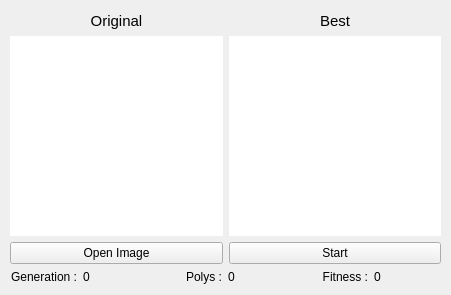
<?xml version="1.0" encoding="UTF-8"?>
<ui version="4.0">
 <class>Widget</class>
 <widget class="QWidget" name="Widget">
  <property name="geometry">
   <rect>
    <x>0</x>
    <y>0</y>
    <width>451</width>
    <height>295</height>
   </rect>
  </property>
  <property name="windowTitle">
   <string>Evolution Vectorizer</string>
  </property>
  <layout class="QGridLayout" name="gridLayout">
   <property name="leftMargin">
    <number>0</number>
   </property>
   <property name="topMargin">
    <number>0</number>
   </property>
   <property name="rightMargin">
    <number>0</number>
   </property>
   <item row="3" column="2">
    <widget class="QLabel" name="imgBest">
     <property name="sizePolicy">
      <sizepolicy hsizetype="Minimum" vsizetype="Minimum">
       <horstretch>0</horstretch>
       <verstretch>0</verstretch>
      </sizepolicy>
     </property>
     <property name="minimumSize">
      <size>
       <width>200</width>
       <height>200</height>
      </size>
     </property>
     <property name="palette">
      <palette>
       <active>
        <colorrole role="Base">
         <brush brushstyle="SolidPattern">
          <color alpha="255">
           <red>255</red>
           <green>255</green>
           <blue>255</blue>
          </color>
         </brush>
        </colorrole>
        <colorrole role="Window">
         <brush brushstyle="SolidPattern">
          <color alpha="255">
           <red>255</red>
           <green>255</green>
           <blue>255</blue>
          </color>
         </brush>
        </colorrole>
       </active>
       <inactive>
        <colorrole role="Base">
         <brush brushstyle="SolidPattern">
          <color alpha="255">
           <red>255</red>
           <green>255</green>
           <blue>255</blue>
          </color>
         </brush>
        </colorrole>
        <colorrole role="Window">
         <brush brushstyle="SolidPattern">
          <color alpha="255">
           <red>255</red>
           <green>255</green>
           <blue>255</blue>
          </color>
         </brush>
        </colorrole>
       </inactive>
       <disabled>
        <colorrole role="Base">
         <brush brushstyle="SolidPattern">
          <color alpha="255">
           <red>255</red>
           <green>255</green>
           <blue>255</blue>
          </color>
         </brush>
        </colorrole>
        <colorrole role="Window">
         <brush brushstyle="SolidPattern">
          <color alpha="255">
           <red>255</red>
           <green>255</green>
           <blue>255</blue>
          </color>
         </brush>
        </colorrole>
       </disabled>
      </palette>
     </property>
     <property name="autoFillBackground">
      <bool>true</bool>
     </property>
     <property name="text">
      <string/>
     </property>
     <property name="scaledContents">
      <bool>true</bool>
     </property>
     <property name="alignment">
      <set>Qt::AlignCenter</set>
     </property>
    </widget>
   </item>
   <item row="3" column="1">
    <widget class="QLabel" name="imgOriginal">
     <property name="sizePolicy">
      <sizepolicy hsizetype="Minimum" vsizetype="Minimum">
       <horstretch>0</horstretch>
       <verstretch>0</verstretch>
      </sizepolicy>
     </property>
     <property name="minimumSize">
      <size>
       <width>200</width>
       <height>200</height>
      </size>
     </property>
     <property name="palette">
      <palette>
       <active>
        <colorrole role="Base">
         <brush brushstyle="SolidPattern">
          <color alpha="255">
           <red>255</red>
           <green>255</green>
           <blue>255</blue>
          </color>
         </brush>
        </colorrole>
        <colorrole role="Window">
         <brush brushstyle="SolidPattern">
          <color alpha="255">
           <red>255</red>
           <green>255</green>
           <blue>255</blue>
          </color>
         </brush>
        </colorrole>
       </active>
       <inactive>
        <colorrole role="Base">
         <brush brushstyle="SolidPattern">
          <color alpha="255">
           <red>255</red>
           <green>255</green>
           <blue>255</blue>
          </color>
         </brush>
        </colorrole>
        <colorrole role="Window">
         <brush brushstyle="SolidPattern">
          <color alpha="255">
           <red>255</red>
           <green>255</green>
           <blue>255</blue>
          </color>
         </brush>
        </colorrole>
       </inactive>
       <disabled>
        <colorrole role="Base">
         <brush brushstyle="SolidPattern">
          <color alpha="255">
           <red>255</red>
           <green>255</green>
           <blue>255</blue>
          </color>
         </brush>
        </colorrole>
        <colorrole role="Window">
         <brush brushstyle="SolidPattern">
          <color alpha="255">
           <red>255</red>
           <green>255</green>
           <blue>255</blue>
          </color>
         </brush>
        </colorrole>
       </disabled>
      </palette>
     </property>
     <property name="autoFillBackground">
      <bool>true</bool>
     </property>
     <property name="text">
      <string/>
     </property>
     <property name="scaledContents">
      <bool>true</bool>
     </property>
     <property name="alignment">
      <set>Qt::AlignCenter</set>
     </property>
    </widget>
   </item>
   <item row="4" column="2">
    <widget class="QPushButton" name="btnStart">
     <property name="text">
      <string>Start</string>
     </property>
    </widget>
   </item>
   <item row="4" column="1">
    <widget class="QPushButton" name="btnOpen">
     <property name="text">
      <string>Open Image</string>
     </property>
    </widget>
   </item>
   <item row="5" column="1" colspan="2">
    <layout class="QHBoxLayout" name="horizontalLayout">
     <item>
      <widget class="QLabel" name="label_5">
       <property name="maximumSize">
        <size>
         <width>16777215</width>
         <height>15</height>
        </size>
       </property>
       <property name="text">
        <string>Generation :</string>
       </property>
       <property name="alignment">
        <set>Qt::AlignRight|Qt::AlignTrailing|Qt::AlignVCenter</set>
       </property>
      </widget>
     </item>
     <item>
      <widget class="QLabel" name="generationLabel">
       <property name="text">
        <string>0</string>
       </property>
      </widget>
     </item>
     <item>
      <widget class="QLabel" name="label_4">
       <property name="text">
        <string>Polys :</string>
       </property>
       <property name="alignment">
        <set>Qt::AlignRight|Qt::AlignTrailing|Qt::AlignVCenter</set>
       </property>
      </widget>
     </item>
     <item>
      <widget class="QLabel" name="polysLabel">
       <property name="text">
        <string>0</string>
       </property>
      </widget>
     </item>
     <item>
      <widget class="QLabel" name="label_2">
       <property name="text">
        <string>Fitness :</string>
       </property>
       <property name="alignment">
        <set>Qt::AlignRight|Qt::AlignTrailing|Qt::AlignVCenter</set>
       </property>
      </widget>
     </item>
     <item>
      <widget class="QLabel" name="fitnessLabel">
       <property name="text">
        <string>0</string>
       </property>
      </widget>
     </item>
    </layout>
   </item>
   <item row="0" column="3" rowspan="6">
    <spacer name="horizontalSpacer_2">
     <property name="orientation">
      <enum>Qt::Horizontal</enum>
     </property>
     <property name="sizeType">
      <enum>QSizePolicy::Minimum</enum>
     </property>
     <property name="sizeHint" stdset="0">
      <size>
       <width>10</width>
       <height>20</height>
      </size>
     </property>
    </spacer>
   </item>
   <item row="2" column="2">
    <widget class="QLabel" name="label_3">
     <property name="maximumSize">
      <size>
       <width>16777215</width>
       <height>20</height>
      </size>
     </property>
     <property name="font">
      <font>
       <pointsize>11</pointsize>
       <weight>50</weight>
       <bold>false</bold>
      </font>
     </property>
     <property name="text">
      <string>Best</string>
     </property>
     <property name="alignment">
      <set>Qt::AlignCenter</set>
     </property>
    </widget>
   </item>
   <item row="2" column="1">
    <widget class="QLabel" name="label">
     <property name="minimumSize">
      <size>
       <width>0</width>
       <height>0</height>
      </size>
     </property>
     <property name="maximumSize">
      <size>
       <width>16777215</width>
       <height>20</height>
      </size>
     </property>
     <property name="font">
      <font>
       <pointsize>11</pointsize>
       <weight>50</weight>
       <bold>false</bold>
      </font>
     </property>
     <property name="text">
      <string>Original</string>
     </property>
     <property name="alignment">
      <set>Qt::AlignCenter</set>
     </property>
    </widget>
   </item>
   <item row="0" column="0" rowspan="6">
    <spacer name="horizontalSpacer">
     <property name="orientation">
      <enum>Qt::Horizontal</enum>
     </property>
     <property name="sizeType">
      <enum>QSizePolicy::Minimum</enum>
     </property>
     <property name="sizeHint" stdset="0">
      <size>
       <width>10</width>
       <height>20</height>
      </size>
     </property>
    </spacer>
   </item>
  </layout>
 </widget>
 <layoutdefault spacing="6" margin="11"/>
 <resources/>
 <connections/>
</ui>
